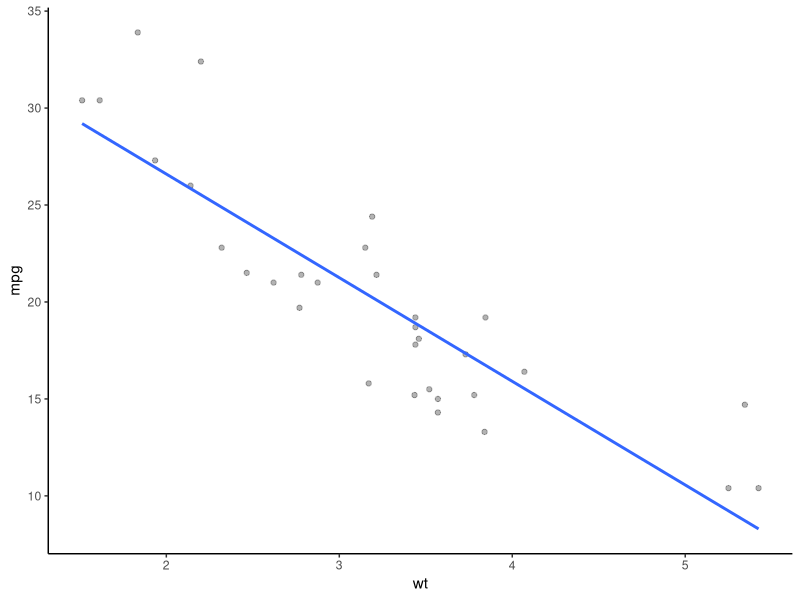
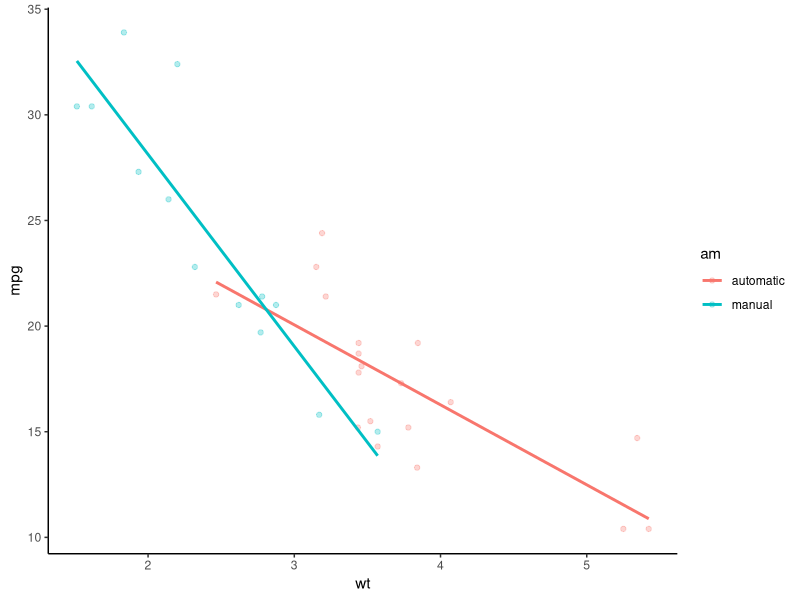
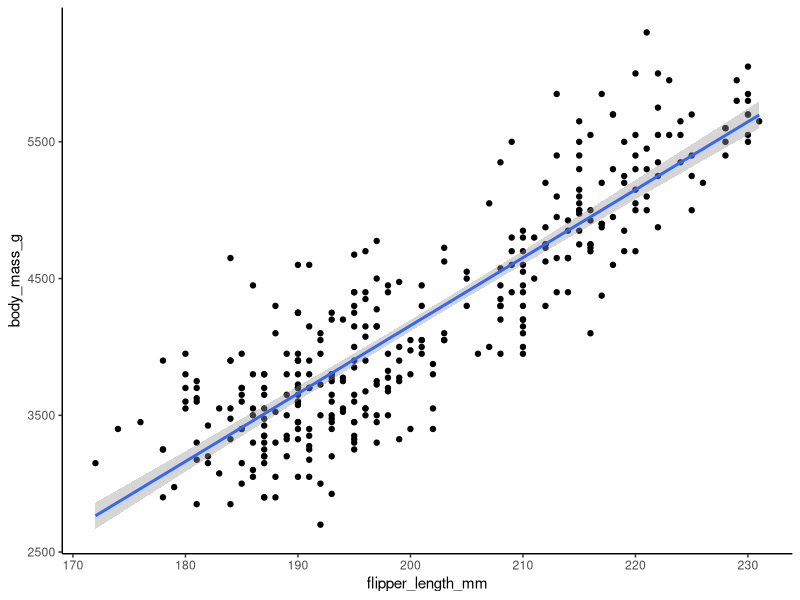
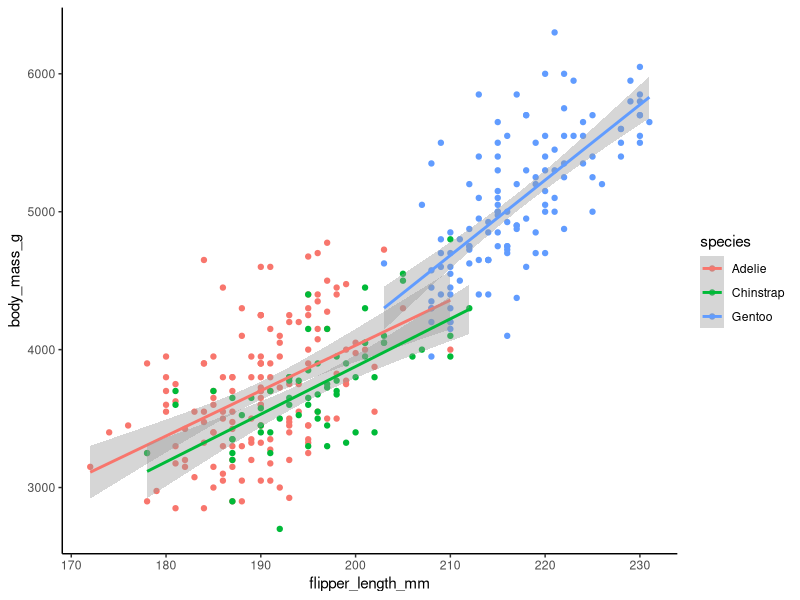

Generate these figures, in order, with R:
## ---- chunk 1
library(tidyverse)
library(palmerpenguins)
theme_set(theme_classic())
## ---- chunk 2
mtcars <- as_tibble(mtcars)

mtcars <- mtcars |> 
    mutate(
        am = case_when(am == 0 ~ "automatic",
        .default = "manual"),
        am = fct_relevel(am, "automatic")
    )
## ---- chunk 3
mtcars |> 
    ggplot(aes(wt, mpg)) +
    geom_point(alpha = 0.3) +
    geom_smooth(
        method = "lm",
    se = F 
        )
## ---- chunk 4
m1 <- lm(mpg ~ wt + am, mtcars)
summary(m1)
## ---- chunk 5
mtcars |> 
    ggplot(aes(wt, mpg, color = am)) +
    geom_point(alpha = 0.3) +
    geom_smooth(
        method = "lm",
        se = F
        )
## ---- chunk 6
m2 <- lm(mpg ~ wt*am, mtcars)
summary(m2)
coef(m2)
## ---- chunk 7
penguins |> 
    ggplot(aes(flipper_length_mm, body_mass_g)) +
    geom_point() +
    geom_smooth(method = "lm")
## ---- chunk 8
penguins |> 
    ggplot(aes(flipper_length_mm, body_mass_g, color = species)) +
    geom_point() +
    geom_smooth(method = "lm")
